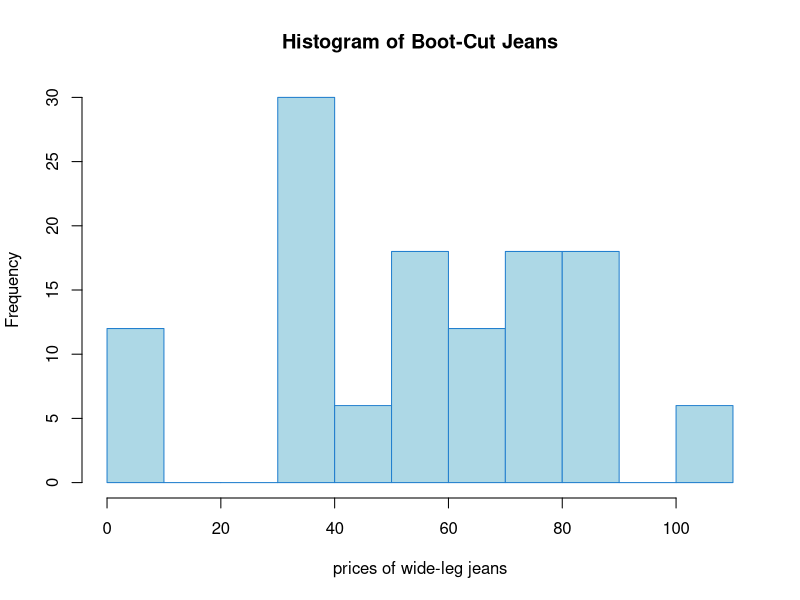
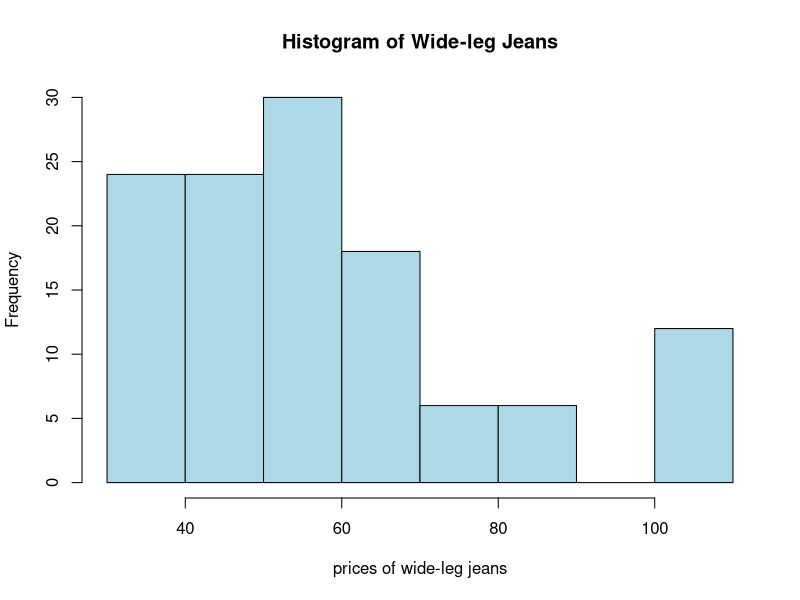
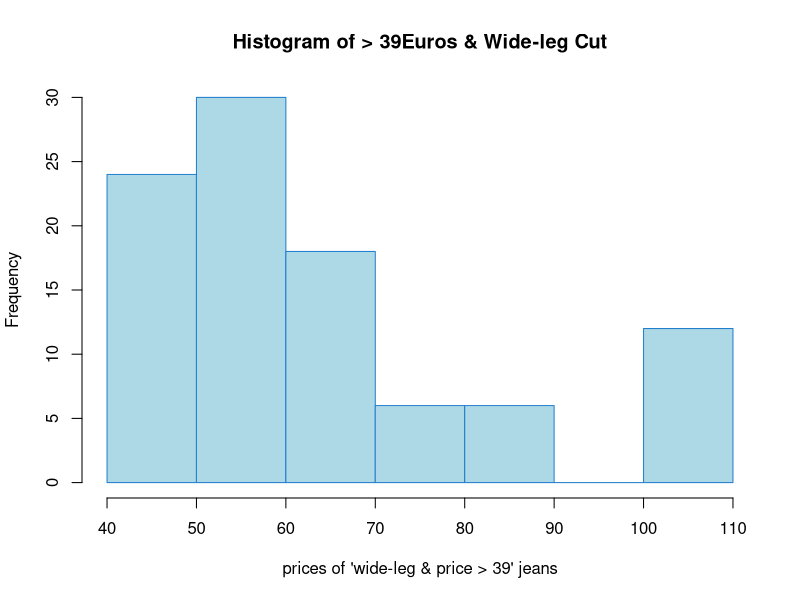
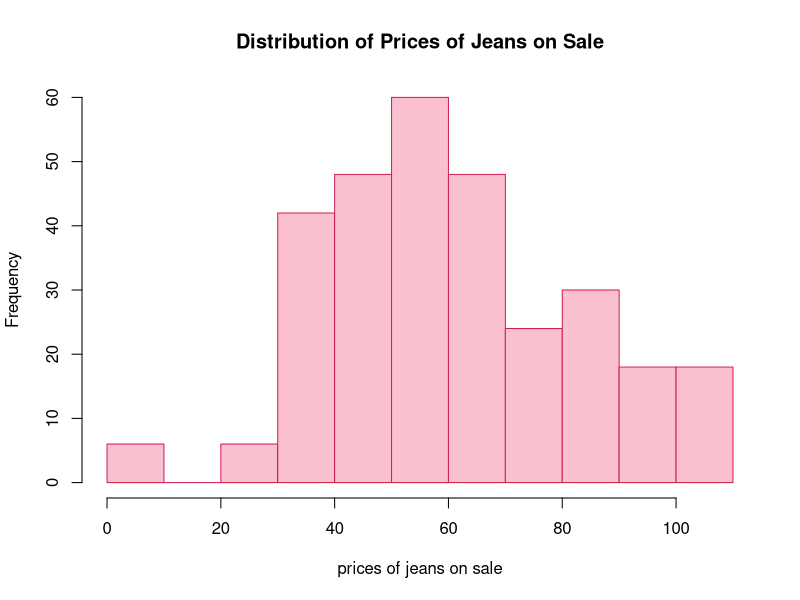

These charts were generated, in order, by the following R code:
## ---- chunk 1
# Create a vector
my_vector = c(10, 20, 30, 40, 50)

# Access the first element
element_1 = my_vector[1]
print(element_1)  # Output: 10

# Access the third element
element_3 = my_vector[3]
print(element_3)  # Output: 30

## ---- chunk 2
# Access the first three elements
elements_1_to_3 = my_vector[1:3]
print(elements_1_to_3)  # Output: 10 20 30
## ---- chunk 3
# Create a matrix
my_matrix = matrix(1:9, nrow = 3, ncol = 3)

# Access the element in the second row and third column
element_2_3 = my_matrix[2, 3]
print(element_2_3)  # Output: 6
## ---- chunk 4
# Access the second row
row_2 = my_matrix[2, ]
print(row_2)  # Output: 4 5 6

# Access the first column
col_1 = my_matrix[, 1]
print(col_1)  # Output: 1 2 3

## ---- chunk 5
# Create a data frame
my_dataframe = data.frame(
  ItemType = rep(c("jeans"), 100),
  Price = round(rnorm(100, 60, 20), digits = 0),
  Cut = rep(c("boot", "7/8", "skinny", "wide leg", "boyfriend"), 120)
)

# get a glimpse of the data
head(my_dataframe)

# Access the second row
row_2 = my_dataframe[2, ]
print(row_2)


# Access the entire first column
col_2 = my_dataframe[ ,2]
col_2[1:50]


# Access the 'Age' column using column name
allCuts = my_dataframe$Cut
allCuts[1:20]  # Output: 25 30 22

# get the type of the Item Type 
typeof(allCuts)

# get the categories within Item Type
levels(allCuts) # returns NUll....why?

# turn the variable into factor 
my_dataframe$Cut = factor(my_dataframe$Cut)


# get the categories within Item Type
levels(my_dataframe$Cut)
## ---- chunk 6
condition_boot = my_dataframe$Cut == "boot"

my_dataframe_boot = my_dataframe[condition_boot,]

#get a glimpse of the new dataframe using the head(). Use the ? mark to learn about the function head (or any other function)
head(my_dataframe_boot, n = 20) # n stands for the number of top observations you wish to see out of the dataframe 


# bonus...lets see the distribution of the prices of boot cuts 
hist(my_dataframe[condition_boot, 2],
      col = "lightblue", border = "#227FCE",
     main = paste("Histogram of Boot-Cut Jeans"),
     xlab = "prices of wide-leg jeans")
## ---- chunk 7
# bonus...lets see the distribution of the prices of wide leg cuts looks similar....
condition_wide = my_dataframe$Cut == "wide leg"

hist(my_dataframe[condition_wide, 2],
     col = "lightblue", border = "black",
     main = paste("Histogram of Wide-leg Jeans"),
     xlab = "prices of wide-leg jeans"
     )
## ---- chunk 8
# condition that will select both wide cuts and those that cost more than 59Euro
condition_wide_39 = my_dataframe$Cut == "wide leg" & my_dataframe$Price > 39
print(condition_wide_39)

data_wide_39 = my_dataframe[condition_wide_39,]

hist(data_wide_39[,2],
     col = "lightblue", border = "#227FCE",
     main = paste("Histogram of > 39Euros & Wide-leg Cut"),
     xlab = "prices of 'wide-leg & price > 39' jeans"
     )

## ---- chunk 9
# Create a 3x3 matrix
my_matrix = matrix(1:9, nrow = 3, ncol = 3)

# Access the element in the second row and third column
element = my_matrix[2, 3]
print(element)

## ---- chunk 10
# Extend the 3x3 matrix
my_matrix = matrix(1:12, nrow = 4, ncol = 3)

# Extract the entire second row
second_row = my_matrix[2, ]
print(second_row)

## ---- chunk 11
# Extend the 4x3 matrix
my_matrix = matrix(1:16, nrow = 4, ncol = 4)

# Extract the third column
third_column = my_matrix[, 3]
print(third_column)
## ---- chunk 12
# Access the 'Item Type' column
itemType = my_dataframe$ItemType
print(itemType)
## ---- chunk 13
# Add 'Salary' column
my_dataframe$sale = rep(c(TRUE, FALSE), length(my_dataframe$ItemType)/2)

# Filter rows where 'Salary' > 30000
filtered_dataframe = my_dataframe[my_dataframe$sale == TRUE, ]
print(filtered_dataframe)

hist(filtered_dataframe$Price,
     col = "#FAC0CF", border = "#CE224E",
     main = "Distribution of Prices of Jeans on Sale", xlab = "prices of jeans on sale")

## ---- chunk 14
# Extend the data frame with 'item ID' column
my_dataframe$ID <- c(1:600)

# take a plimse of the data with the head() function

head(my_dataframe)

# Select only the ID 1-100
id_1_100 <- my_dataframe[1:100, ]
id_1_100 <- my_dataframe[1:100, ]

print(id_1_100)
